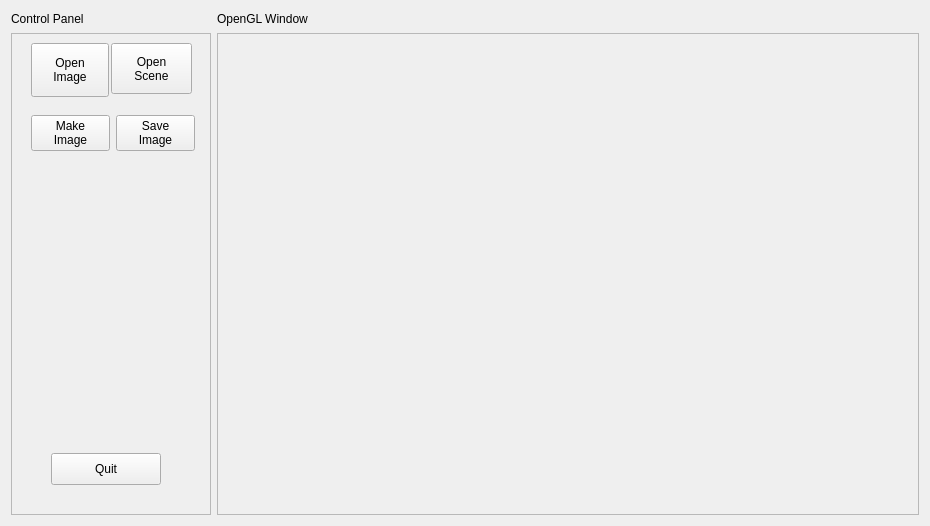
<?xml version="1.0" encoding="UTF-8"?>
<ui version="4.0">
 <class>frmMain</class>
 <widget class="QWidget" name="frmMain">
  <property name="geometry">
   <rect>
    <x>0</x>
    <y>0</y>
    <width>930</width>
    <height>526</height>
   </rect>
  </property>
  <property name="windowTitle">
   <string>QT skeleton - BW 2014</string>
  </property>
  <layout class="QGridLayout" name="gridLayout">
   <item row="1" column="1">
    <widget class="QFrame" name="controlFrame">
     <property name="minimumSize">
      <size>
       <width>200</width>
       <height>470</height>
      </size>
     </property>
     <property name="maximumSize">
      <size>
       <width>200</width>
       <height>16777215</height>
      </size>
     </property>
     <property name="frameShape">
      <enum>QFrame::StyledPanel</enum>
     </property>
     <property name="frameShadow">
      <enum>QFrame::Raised</enum>
     </property>
     <widget class="QPushButton" name="pushButton">
      <property name="geometry">
       <rect>
        <x>20</x>
        <y>10</y>
        <width>78</width>
        <height>54</height>
       </rect>
      </property>
      <property name="text">
       <string>Open
Image</string>
      </property>
     </widget>
     <widget class="QPushButton" name="pushButton_4">
      <property name="geometry">
       <rect>
        <x>40</x>
        <y>420</y>
        <width>110</width>
        <height>32</height>
       </rect>
      </property>
      <property name="text">
       <string>Quit</string>
      </property>
     </widget>
     <widget class="QWidget" name="layoutWidget">
      <property name="geometry">
       <rect>
        <x>20</x>
        <y>70</y>
        <width>164</width>
        <height>60</height>
       </rect>
      </property>
      <layout class="QHBoxLayout" name="horizontalLayout">
       <item>
        <widget class="QPushButton" name="pushButton_3">
         <property name="text">
          <string>Make
Image</string>
         </property>
        </widget>
       </item>
       <item>
        <widget class="QPushButton" name="pushButton_2">
         <property name="text">
          <string>Save
Image</string>
         </property>
        </widget>
       </item>
      </layout>
     </widget>
     <widget class="QPushButton" name="openSceneButton">
      <property name="geometry">
       <rect>
        <x>100</x>
        <y>10</y>
        <width>81</width>
        <height>51</height>
       </rect>
      </property>
      <property name="text">
       <string>Open
Scene</string>
      </property>
     </widget>
    </widget>
   </item>
   <item row="0" column="1">
    <widget class="QLabel" name="label">
     <property name="minimumSize">
      <size>
       <width>100</width>
       <height>16</height>
      </size>
     </property>
     <property name="maximumSize">
      <size>
       <width>100</width>
       <height>16</height>
      </size>
     </property>
     <property name="text">
      <string>Control Panel</string>
     </property>
    </widget>
   </item>
   <item row="0" column="2">
    <widget class="QLabel" name="label_2">
     <property name="minimumSize">
      <size>
       <width>100</width>
       <height>16</height>
      </size>
     </property>
     <property name="maximumSize">
      <size>
       <width>100</width>
       <height>16</height>
      </size>
     </property>
     <property name="text">
      <string>OpenGL Window</string>
     </property>
    </widget>
   </item>
   <item row="1" column="2" colspan="2">
    <widget class="QScrollArea" name="glWidgetArea">
     <property name="sizePolicy">
      <sizepolicy hsizetype="Ignored" vsizetype="Ignored">
       <horstretch>0</horstretch>
       <verstretch>0</verstretch>
      </sizepolicy>
     </property>
     <property name="minimumSize">
      <size>
       <width>580</width>
       <height>470</height>
      </size>
     </property>
     <property name="verticalScrollBarPolicy">
      <enum>Qt::ScrollBarAlwaysOff</enum>
     </property>
     <property name="horizontalScrollBarPolicy">
      <enum>Qt::ScrollBarAlwaysOff</enum>
     </property>
     <property name="widgetResizable">
      <bool>true</bool>
     </property>
     <widget class="QWidget" name="scrollAreaWidgetContents">
      <property name="geometry">
       <rect>
        <x>0</x>
        <y>0</y>
        <width>688</width>
        <height>468</height>
       </rect>
      </property>
     </widget>
    </widget>
   </item>
  </layout>
 </widget>
 <resources/>
 <connections>
  <connection>
   <sender>pushButton</sender>
   <signal>clicked()</signal>
   <receiver>frmMain</receiver>
   <slot>openImage()</slot>
   <hints>
    <hint type="sourcelabel">
     <x>80</x>
     <y>77</y>
    </hint>
    <hint type="destinationlabel">
     <x>222</x>
     <y>151</y>
    </hint>
   </hints>
  </connection>
  <connection>
   <sender>pushButton_2</sender>
   <signal>clicked()</signal>
   <receiver>frmMain</receiver>
   <slot>saveImage()</slot>
   <hints>
    <hint type="sourcelabel">
     <x>159</x>
     <y>132</y>
    </hint>
    <hint type="destinationlabel">
     <x>221</x>
     <y>78</y>
    </hint>
   </hints>
  </connection>
  <connection>
   <sender>pushButton_3</sender>
   <signal>clicked()</signal>
   <receiver>frmMain</receiver>
   <slot>makeImage()</slot>
   <hints>
    <hint type="sourcelabel">
     <x>62</x>
     <y>135</y>
    </hint>
    <hint type="destinationlabel">
     <x>214</x>
     <y>243</y>
    </hint>
   </hints>
  </connection>
  <connection>
   <sender>pushButton_4</sender>
   <signal>clicked()</signal>
   <receiver>frmMain</receiver>
   <slot>close()</slot>
   <hints>
    <hint type="sourcelabel">
     <x>126</x>
     <y>473</y>
    </hint>
    <hint type="destinationlabel">
     <x>223</x>
     <y>484</y>
    </hint>
   </hints>
  </connection>
 </connections>
 <slots>
  <slot>clear()</slot>
  <slot>showImage(bool)</slot>
  <slot>aboutBut()</slot>
  <slot>helpBut()</slot>
  <slot>saveImage()</slot>
  <slot>openImage()</slot>
  <slot>makeImage()</slot>
 </slots>
</ui>
